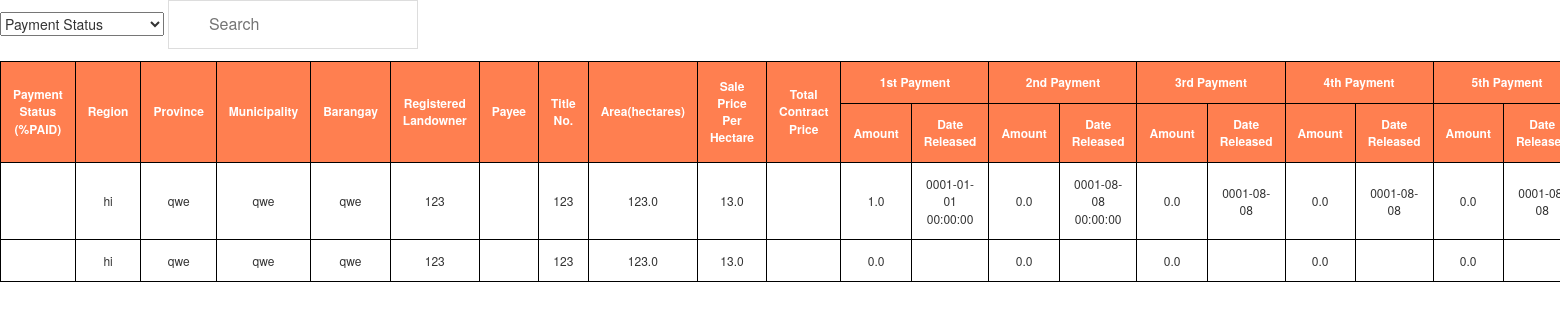
Before: /homepage/salesview/ with the older database file.
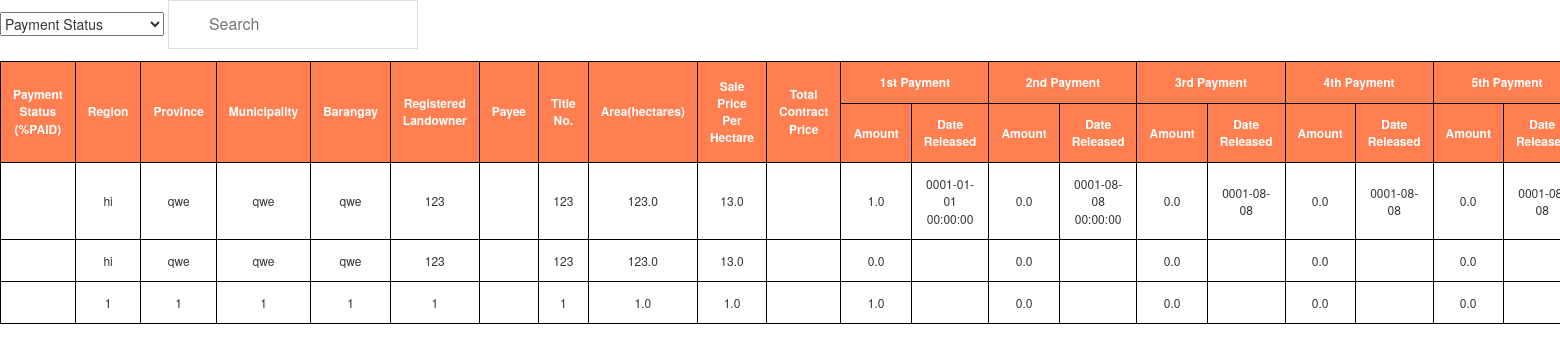
After: the same page with the newer database file.
### SolarDB/models.py (models this page shows)
class salesProperty(models.Model):
    region = models.CharField(max_length = 255, default = "")
    province = models.CharField(max_length = 255, default = "")
    municipality = models.CharField(max_length = 255, default = "")
    barangay = models.CharField(max_length = 255, default = "")
    regLandOwner = models.CharField(max_length = 255, default = "")
    contactNum = models.CharField(max_length = 255, default = "")
    Address = models.CharField(max_length = 255, default = "")
    representative = models.CharField(max_length = 255, default = "")
    titleNum = models.CharField(max_length = 255, default = "")
    lotNum = models.CharField(max_length = 255, default = "")
    areaHectares = models.FloatField(default = None)
    surveyNum = models.CharField(max_length = 255, default = "")
    pricePerHectare = models.FloatField(default = None)
    totalContractPrice = models.FloatField(default = None)
    firstPayAmount = models.FloatField(default = None)
    firstPayDate = models.CharField( max_length = 255, default = "")
    secPayAmount = models.FloatField(default = 0)
    secPayDate = models.CharField( max_length = 255, default = "")
    thirdPayAmount = models.FloatField(default = 0)
    thirdPayDate = models.CharField(max_length = 255, default = "")
    fourthPayAmount = models.FloatField(default = 0)
    fourthPayDate = models.CharField(max_length = 255, default = "")
    fifthPayAmount = models.FloatField(default = 0)
    fifthPayDate = models.CharField(max_length = 255, default = "")
    sixthPayAmount = models.FloatField(default = 0)
    sixthPayDate = models.CharField(max_length = 255, default = "")
    seventhPayAmount = models.FloatField(default = 0)
    seventhPayDate = models.CharField(max_length = 255, default = "")
    eigthPayAmount = models.FloatField(default = 0)
    eigthPayDate = models.CharField(max_length = 255, default = "")
    ninthPayAmount = models.FloatField(default = 0)
    ninthPayDate = models.CharField(max_length = 255, default = "")
    tenthPayAmount = models.FloatField(default = 0)
    tenthPayDate = models.CharField(max_length = 255, default = "" )
    releasedPayment = models.FloatField(default=None)
    balance = models.FloatField(default=None)
    BIRcgt = models.FloatField(default=None)
    BIRdst = models.FloatField(default=None)
    LGUtransfer = models.FloatField(default=None)
    RODlra = models.FloatField(default=None)
    RODit = models.FloatField(default=None)
    OTHERSnotorial = models.FloatField(default=None)
    SUMother = models.FloatField(default=None)
    TAXother = models.FloatField(default=None)
    Payee = models.CharField(max_length = 255, default = "")
    area = models.FloatField(default = None)

### SolarDB/views.py (the view)
# urls.py: path('homepage/salesview/', views.salesview, name='salesviewpage'),
def salesview(request):
    all_properties =salesProperty.objects.all()
    context = {
            'all_properties':all_properties,
    }
    return render(request, 'displaysales.html',context)

### SolarDB/templates/displaysales.html (shortened to what this page needs)
{% load static %}
<!DOCTYPE html>
<html>
<head>
	<link href="{% static 'css/bootstrap.min.css' %}"rel="stylesheet">
	<link href="{% static 'css/stylecss.css' %}" rel="stylesheet" >
</head>
<body>
	<div>
        <select id="list">
            <option value="0">Payment Status</option>
        </select>
        <input type="text" id="myInput" onkeyup="myFunction()" placeholder="Search" title="Search">
            <table  id="myTable">
                <thead>
				    <tr>
				    	<th rowspan="2">Payment Status (%PAID)</th>
				    	<th rowspan="2">Region</th>
				    	<th rowspan="2">Province</th>
				    	<th rowspan="2">Municipality</th>
				    	<th rowspan="2">Barangay</th>
				    	<th rowspan="2">Registered Landowner</th>
				    	<th rowspan="2">Payee</th>
				    	<th rowspan="2">Title No.</th>
				    	<th rowspan="2">Area(hectares)</th>
				    	<th rowspan="2">Sale Price Per Hectare</th>
				    	<th rowspan="2">Total Contract Price</th>
				    	<th colspan="2">1st Payment</th>
				    	<th colspan="2">2nd Payment</th>
				    	<th colspan="2">3rd Payment</th>
				    	<th colspan="2">4th Payment</th>
				    	<th colspan="2">5th Payment</th>
				    </tr>
				    <tr>
				    	<th>Amount</th>
				    	<th>Date Released</th>
				    	<th>Amount</th>
				    	<th>Date Released</th>
				    	<th>Amount</th>
				    	<th>Date Released</th>
				    	<th>Amount</th>
				    	<th>Date Released</th>
				    	<th>Amount</th>
				    	<th>Date Released</th>
				    </tr>
                </thead>
                    {% for property  in all_properties%}
                <tr id="tr-hover">
				    <td> </td>
					<td> {{ property.region}}</td>
                    <td> {{ property.province}}</td>
                    <td> {{ property.municipality}}</td>
                    <td> {{ property.barangay}}</td>
                    <td> {{ property.regLandOwner}}</td>
                    <td> {{ property.Payee}}</td>
                    <td> {{ property.titleNum}}</td>
                    <td> {{ property.areaHectares}}</td>
                    <td> {{ property.pricePerHectare}}</td>
                    <td> </td>
                    <td> {{ property.firstPayAmount}}</td>
                    <td> {{ property.firstPayDate}}</td>
                    <td> {{ property.secPayAmount}}</td>
                    <td> {{ property.secPayDate}}</td>
                    <td> {{ property.thirdPayAmount}}</td>
                    <td> {{ property.thirdPayDate}}</td>
                    <td> {{ property.fourthPayAmount}}</td>
                    <td> {{ property.fourthPayDate}}</td>
                    <td> {{ property.fifthPayAmount}}</td>
                    <td> {{ property.fifthPayDate}}</td>
                </tr>
				 {% endfor%}
            </table>
        </div>
</body>
</html>

Changed rows visible on the page:
added salesProperty: region "1", province "1", municipality "1", barangay "1", regLandOwner "1", titleNum "1", areaHectares "1.0", pricePerHectare "1.0", firstPayAmount "1.0", secPayAmount "0.0", thirdPayAmount "0.0", fourthPayAmount "0.0", fifthPayAmount "0.0"
